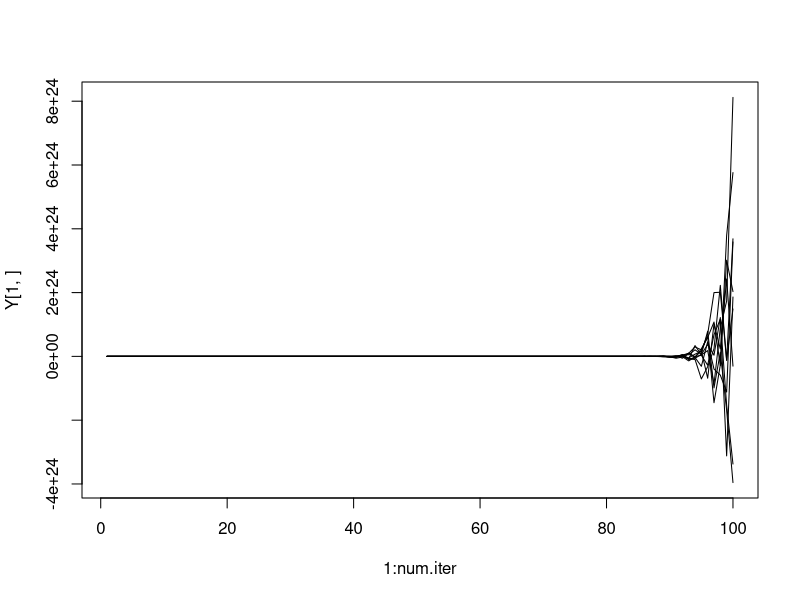

The R source for this figure:

# Network paradigm, p.194
# Super flexible: all coefficients and scaling factors differ per time period.

# number of agents
n <- 10

# number of exogenous variables
k <- 5

# how long to run simulation
num.iter <- 100


# time-varying matrix of coefficient of effects of agents on each other
W <- array(runif(n*n*num.iter,min=-1,max=1),dim=c(n,n,num.iter))

# time-varying matrix of exogenous scores
X <- array(runif(n*k*num.iter,min=-1,max=1),dim=c(n,k,num.iter))

# time-varying matrix of exogenous coefficients
B <- matrix(runif(k*1*num.iter,min=-1,max=1),nrow=k)

# scaling factors (variable over time)
alpha <- runif(num.iter)
beta <- runif(num.iter)

# initial condition
Y.init <- X[,,1] %*% B[,1]

Y <- matrix(0,nrow=n,ncol=num.iter)
Y[,1] <- Y.init


for (i in 2:num.iter) {
    Y[,i] <- W[,,i] %*% Y[,i-1] + X[,,i] %*% B[,i]
}

plot(1:num.iter,Y[1,],type="n",ylim=c(min(Y),max(Y)))
for (i in 1:n) {
    lines(1:num.iter,Y[i,],type="l")
}
